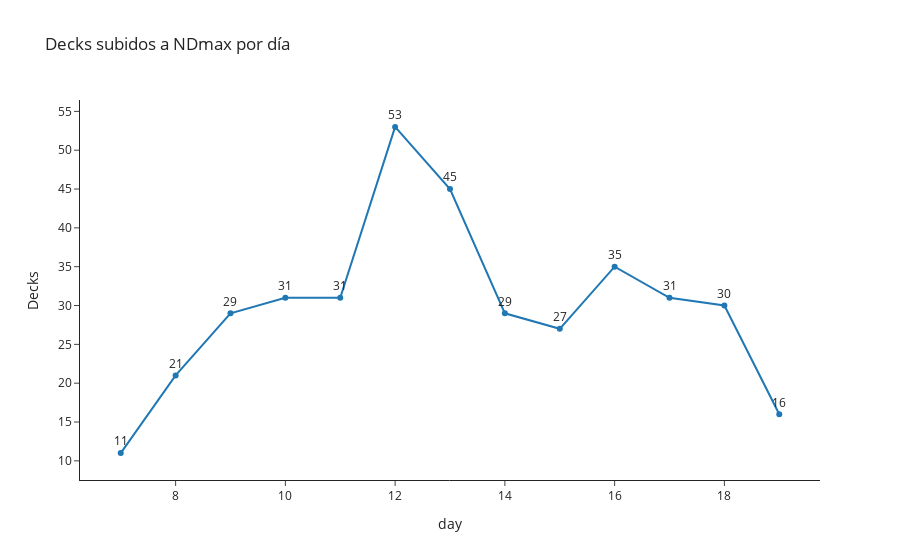

This figure's notebook cell:
### Markdown cell above
## Ndmax por día

### Code cell
kc_feb_23["ndmax"] = pd.to_datetime(kc_feb_23["ndmax"], format='%d-%m-%Y')

kc_feb_23['day'] = pd.DatetimeIndex(kc_feb_23['ndmax']).day

dias = (
    kc_feb_23.groupby(['day'])['day'].count()
    .reset_index(name='Decks'))

fig = px.line(dias, x="day", y="Decks", title="Decks subidos a NDmax por día", text="Decks", template='simple_white')
fig.update_traces(textposition="top center")
fig.show()

### Figure 1 — Plotly figure (JSON) as saved in the notebook; plotly's stock layout.template omitted (floating-point values rounded to 4 significant figures)
{"data": [{"hovertemplate": "day=%{x}<br>Decks=%{text}<extra></extra>", "legendgroup": "", "line": {"color": "#1F77B4", "dash": "solid"}, "marker": {"symbol": "circle"}, "mode": "text+markers+lines", "name": "", "orientation": "v", "showlegend": false, "text": [11, 21, 29, 31, 31, 53, 45, 29, 27, 35, 31, 30, 16], "textposition": "top center", "type": "scatter", "x": [7, 8, 9, 10, 11, 12, 13, 14, 15, 16, 17, 18, 19], "xaxis": "x", "y": [11, 21, 29, 31, 31, 53, 45, 29, 27, 35, 31, 30, 16], "yaxis": "y"}], "layout": {"autosize": true, "dragmode": "zoom", "legend": {"tracegroupgap": 0}, "title": {"text": "Decks subidos a NDmax por día"}, "xaxis": {"anchor": "y", "autorange": false, "domain": [0, 1], "range": [6.258, 19.74], "title": {"text": "day"}, "type": "linear"}, "yaxis": {"anchor": "x", "autorange": false, "domain": [0, 1], "range": [7.534, 56.47], "title": {"text": "Decks"}, "type": "linear"}}}
